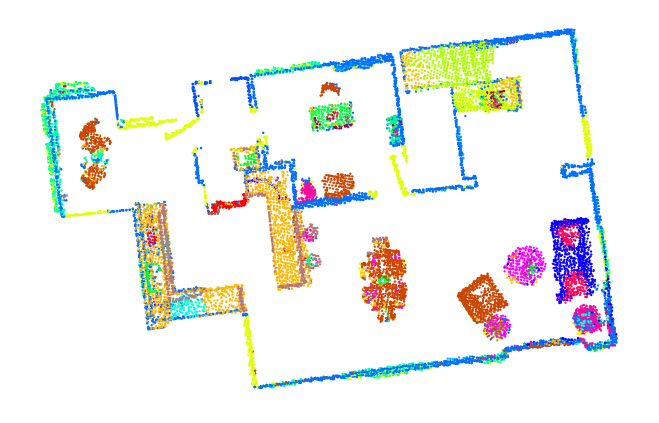
#> input picture map/mapp.png, 1317 x 846 px, found by its file name (shown at 1/2 size)
$ python birrt_final.py
#> lines starting #> are read from the running program, lines starting #| are printed output that depends on the picture; after the words box and inside, x2 and y2 are one past the last pixel; in counts of white or black regions, pixels touching at a corner belong together
import cv2
import numpy as np
import math
import random
import argparse
import os
from sklearn.neighbors import NearestNeighbors

class Nodes:
    """Class to store the RRT graph"""
    # [98 lines left out: functions __init__, dist_and_angle, nearest_node, rnd_point, collision, extrend1 and 1 more, not called in this run]


class RRTree:

    def __init__(self, stepsize, map_image,iter_num):
#> called with stepsize = 40, map_image = 'mapp.png', iter_num = 10000
        img = cv2.imread(map_image,0) # load grayscale maze image
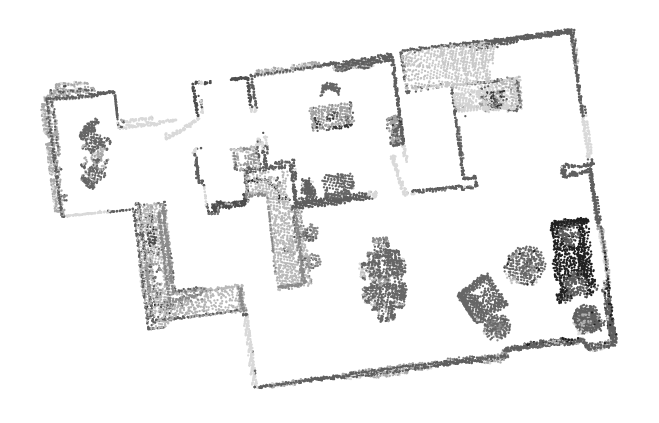
#> img: shape (846, 1317) (shown at 1/2 size); min 31, max 255, mean 239.7
        img[np.where((img[:,:] != 255))] = 0
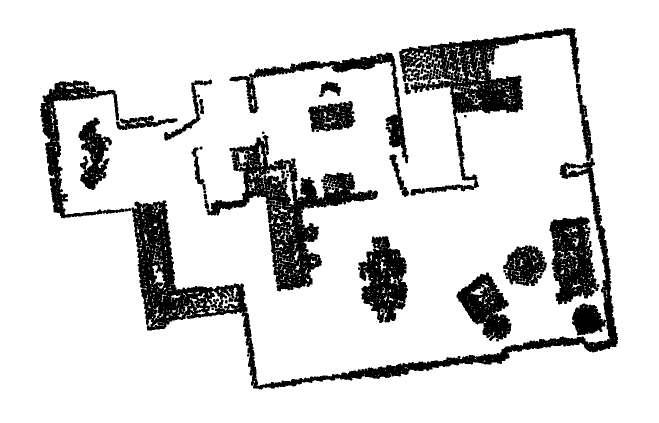
#> img: shape (846, 1317) (shown at 1/2 size); 85.1% white; 40 black regions, largest, box (x1, y1, x2, y2) and area: (263, 316, 1236, 779) 42054, (413, 270, 756, 583) 27800, (798, 56, 1160, 232) 22913
        kernel = np.ones((3,3), np.uint8)
        dilation = cv2.erode(img, kernel, iterations = 12)
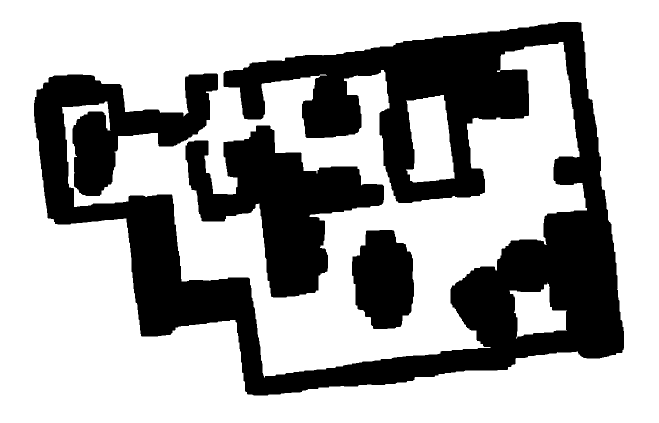
#> dilation: shape (846, 1317) (shown at 1/2 size); 66.4% white; 3 black regions, box (x1, y1, x2, y2) and area: (68, 44, 1248, 791) 295253, (371, 251, 768, 595) 59839, (704, 460, 828, 658) 19269
        # cv2.imshow('dilation',dilation)
        # cv2.waitKey(0)
        # cv2.destroyAllWindows()

        self.img = dilation # load grayscale maze image
        self.img2 = cv2.imread(map_image) # load colored maze image
#> self.img2 is the input picture: shape (846, 1317, 3); mean B, G, R 237.9, 240.4, 239.4
        self.K = iter_num
        self.start = 0
        self.end = 0
        self.stepsize= stepsize
        self.node_list_start = [0]
        self.node_list_end = [0]
        self.end_final = " "

    # [149 lines left out: functions choice_final, compute, draw_circle, not called in this run]


if __name__ == '__main__':

    parser = argparse.ArgumentParser(description = 'Below are the params:')
    parser.add_argument('-p', type=str, default='mapp.png',metavar='ImagePath', action='store', dest='imagePath',
                    help='Path of the image containing mazes')
    parser.add_argument('-s', type=int, default=40,metavar='Stepsize', action='store', dest='stepSize',
                    help='Step-size to be used for RRT branches')
    parser.add_argument('-f', type=str, default=" ",metavar='END', action='store', dest='End',
                    help='Where want to go')
    args = parser.parse_args()

    # remove previously stored data
    try:
      os.system("rm -rf media")
    except:
      print("Dir already clean")
    os.mkdir("media")
    end = args.End
    rrt_test = RRTree(args.stepSize, args.imagePath,10000)

    coordinates=[]
    print("Select start and end points by double clicking, press 'escape' to exit")
    cv2.namedWindow('image')
    cv2.setMouseCallback('image',draw_circle)
    while(1):
        cv2.imshow('image',rrt_test.img2)
        k = cv2.waitKey(20) & 0xFF
#> (key Esc is pressed here)
        if k == 27:
            break
#> (the run stopped early here; a loop or call above may not have finished)

$ run again, with map/world3.png copied over map/mapp.png
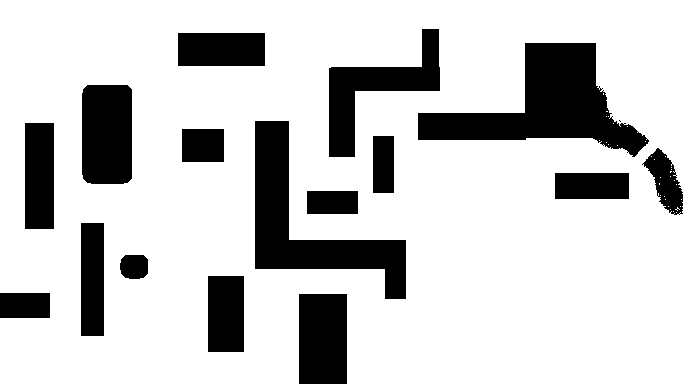
#> input picture map/world3.png, 683 x 384 px, found by its file name
#> img: shape (384, 683); 79.2% white; 17 black regions (1 under 20 px), largest, box (x1, y1, x2, y2) and area: (418, 43, 649, 157) 11208, (255, 121, 406, 299) 9055, (329, 29, 440, 157) 5024
#> in __init__, `dilation = cv2.erode(img, kernel, iterations = 12)`:
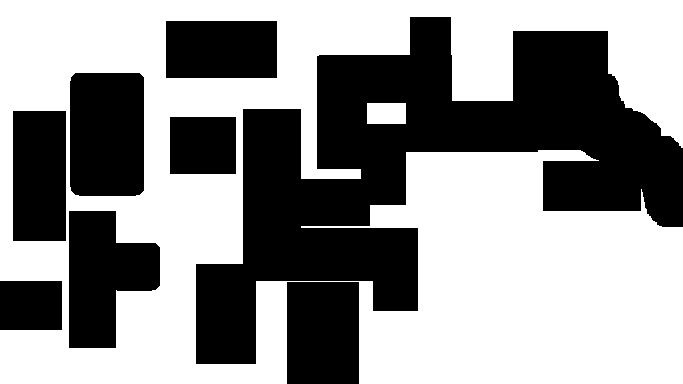
#> dilation: shape (384, 683); 56.7% white; 8 black regions, largest, box (x1, y1, x2, y2) and area: (196, 17, 683, 364) 68773, (70, 73, 144, 196) 9029, (69, 211, 160, 348) 8522
#> in __init__, self.img2 is the input picture: shape (384, 683, 3); 79.2% white; 17 black regions (1 under 20 px), largest, box (x1, y1, x2, y2) and area: (418, 43, 649, 157) 11208, (255, 121, 406, 299) 9055, (329, 29, 440, 157) 5024
